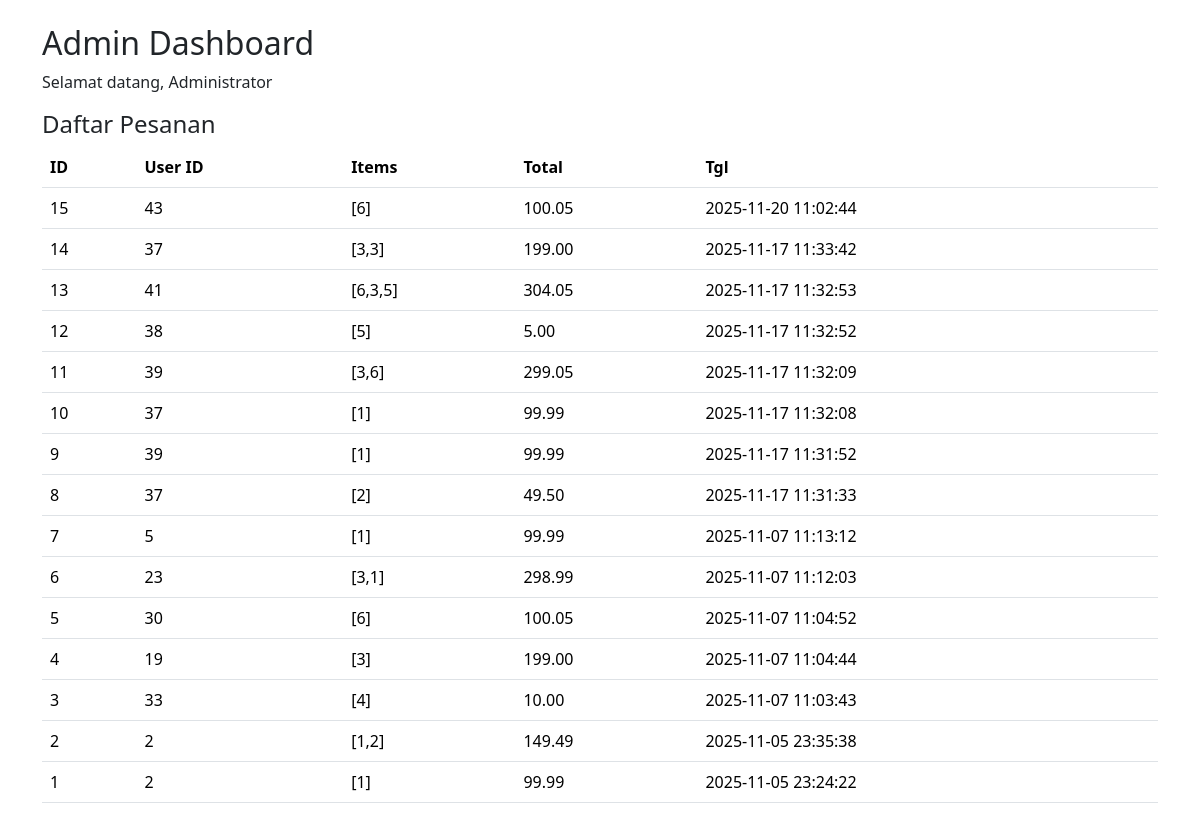
Screenshot of /web-vuln/admin_dashboard-1.php (signed in) with the database file from the repository.
### tables this page shows
CREATE TABLE `orders` (
  `id` int(11) NOT NULL,
  `user_id` int(11) DEFAULT NULL,
  `items` text DEFAULT NULL,
  `total` decimal(10,2) DEFAULT NULL,
  `created_at` datetime DEFAULT current_timestamp()
);

### web-vuln/admin_dashboard-1.php (the view, shortened to what this page needs)
<?php
require 'db.php';
?>
<!doctype html><html><head><meta charset="utf-8"><title>Admin Dashboard</title>
<link href="https://cdn.jsdelivr.net/npm/bootstrap@5.3.2/dist/css/bootstrap.min.css" rel="stylesheet"></head><body>
<div class="container my-4">
  <h2>Admin Dashboard</h2>
  <p>Selamat datang, <?php echo $_SESSION['user']['fullname'];  ?></p>
  <h4>Daftar Pesanan</h4>
  <table class="table">
    <thead><tr><th>ID</th><th>User ID</th><th>Items</th><th>Total</th><th>Tgl</th></tr></thead>
    <tbody>
      <?php $res = $mysqli->query("SELECT * FROM orders ORDER BY created_at DESC");
      while($o = $res->fetch_assoc()): ?>
        <tr>
          <td><?= $o['id'] ?></td>
          <td><?= $o['user_id'] ?></td>
          <td><?= $o['items'] ?></td>
          <td><?= number_format($o['total'],2) ?></td>
          <td><?= $o['created_at'] ?></td>
        </tr>
      <?php endwhile; ?>
    </tbody>
  </table>
</div>
</body></html>

### rows the page displays
orders: id "15", user "43", items "[6]", total "100.05", created_at "2025-11-20 11:02:44"
orders: id "14", user "37", items "[3,3]", total "199.00", created_at "2025-11-17 11:33:42"
orders: id "13", user "41", items "[6,3,5]", total "304.05", created_at "2025-11-17 11:32:53"
orders: id "12", user "38", items "[5]", total "5.00", created_at "2025-11-17 11:32:52"
orders: id "11", user "39", items "[3,6]", total "299.05", created_at "2025-11-17 11:32:09"
orders: id "10", user "37", items "[1]", total "99.99", created_at "2025-11-17 11:32:08"
orders: id "9", user "39", items "[1]", total "99.99", created_at "2025-11-17 11:31:52"
orders: id "8", user "37", items "[2]", total "49.50", created_at "2025-11-17 11:31:33"
orders: id "7", user "5", items "[1]", total "99.99", created_at "2025-11-07 11:13:12"
orders: id "6", user "23", items "[3,1]", total "298.99", created_at "2025-11-07 11:12:03"
orders: id "5", user "30", items "[6]", total "100.05", created_at "2025-11-07 11:04:52"
orders: id "4", user "19", items "[3]", total "199.00", created_at "2025-11-07 11:04:44"
orders: id "3", user "33", items "[4]", total "10.00", created_at "2025-11-07 11:03:43"
orders: id "2", user "2", items "[1,2]", total "149.49", created_at "2025-11-05 23:35:38"
orders: id "1", user "2", items "[1]", total "99.99", created_at "2025-11-05 23:24:22"

### other values shown
$_SESSION['user']['fullname'] "Administrator"
